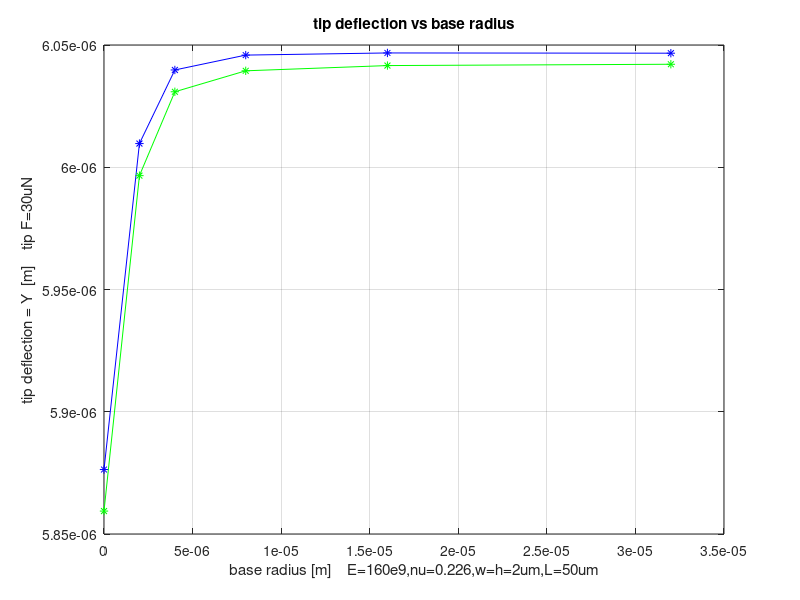
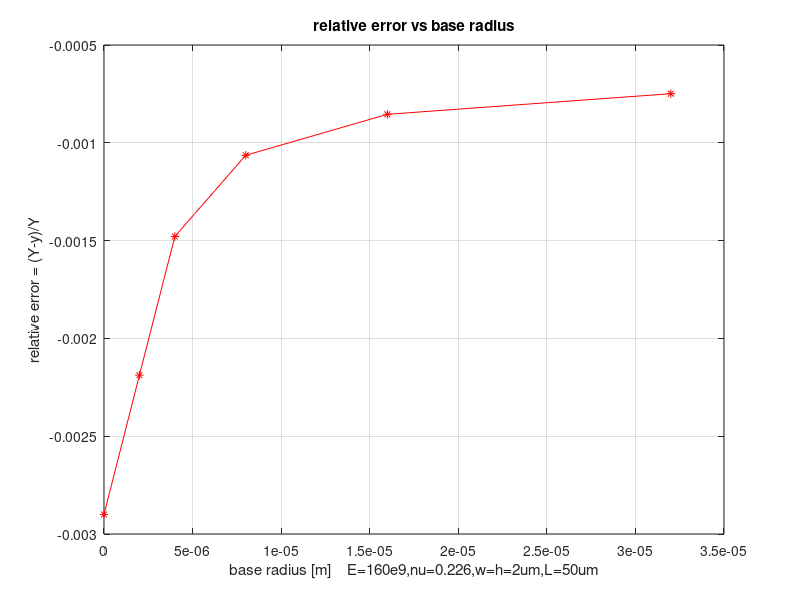
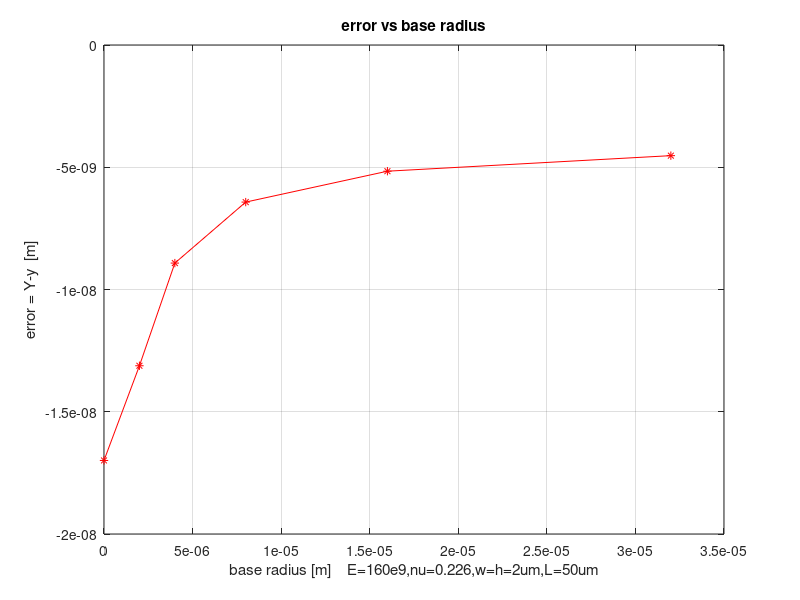
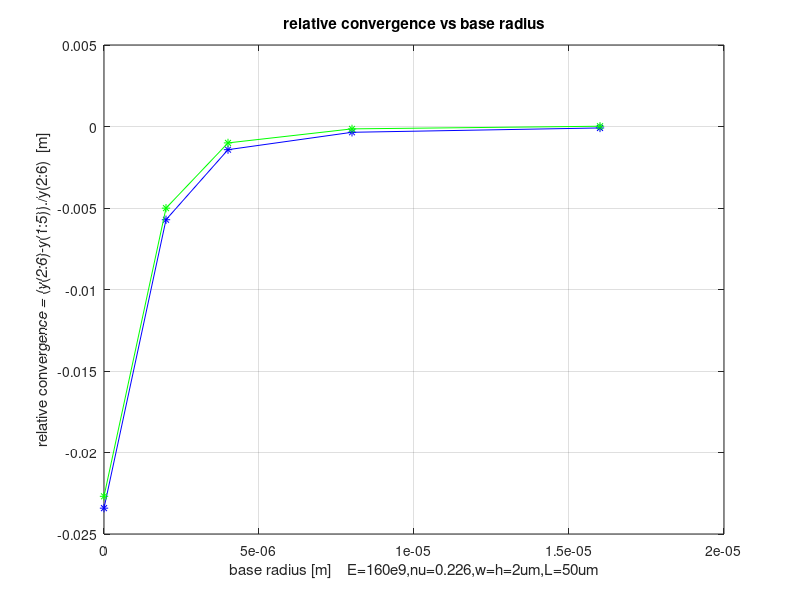

Here is the MATLAB script that generated these plots, in order:
clear all;
E=160e9;
nu=0.226;
G=E/(2*(1+nu));
L=50e-6;
h=2e-6;
w=2e-6;
I=w^3*h/12;
L3EI3=L^3/(3*E*I);
F=30e-6; 

%rect
i=0;
i=i+1;
y1(i)=6.04665e-6; r1(i)=32e-6;
i=i+1;
y1(i)=6.04675e-6; r1(i)=16e-6;
i=i+1;
y1(i)=6.04587e-6; r1(i)=8e-6;
i=i+1;
y1(i)=6.03979e-6; r1(i)=4e-6;
i=i+1;
y1(i)=6.00969e-6; r1(i)=2e-6;

%with 1 fixed boundary
%i=i+1;
%y1(i)=6.19987e-6; r1(i)=1e-6; 
Dy50=30e-6*(50e-6)^3 / (3*E*I) * 1.0029
i=i+1;
r1(i)=0e-6;
y1(i)=Dy50;

%circ
i=0;
i=i+1;
y2(i)=5.99650e-6; r2(i)=1e-6;
i=i+1;
y2(i)=6.03397e-6; r2(i)=2e-6;
i=i+1;
y2(i)=6.06054e-6; r2(i)=4e-6;
i=i+1;
y2(i)=6.07040e-6; r2(i)=8e-6;
i=i+1;
y2(i)=6.10109e-6; r2(i)=16e-6;
%half circle
%y2(i)=6.24526e-6; r(i)=10e-6; 

%plot(r2,y2,'-*r');
grid on;

%--------------------------------------------------------------------

E=160e9;
nu=0.226;
G=E/(2*(1+nu));
L=50e-6;
h=2e-6;
w=2e-6;
I=w^3*h/12;
L3EI3=L^3/(3*E*I);
F=30e-6; 
T=L*F; 
d=2e-6;


T=T*2*2;

i=0;
i=i+1;
r(i)=32e-6;
D=r(i)*2;
phi=T*((1/d^2 - 1/D^2)/(pi*h*G)); 
Y(i)=F*L3EI3+L*sin(phi);

i=i+1;
r(i)=16e-6;
D=r(i)*2;
phi=T*((1/d^2 - 1/D^2)/(pi*h*G)); 
Y(i)=F*L3EI3+L*sin(phi);

i=i+1;
r(i)=8e-6;
D=r(i)*2;
phi=T*((1/d^2 - 1/D^2)/(pi*h*G)); 
Y(i)=F*L3EI3+L*sin(phi);

i=i+1;
r(i)=4e-6;
D=r(i)*2;
phi=T*((1/d^2 - 1/D^2)/(pi*h*G)); 
Y(i)=F*L3EI3+L*sin(phi);

i=i+1;
r(i)=2e-6;
D=r(i)*2;
phi=T*((1/d^2 - 1/D^2)/(pi*h*G)); 
Y(i)=F*L3EI3+L*sin(phi);

i=i+1;
r(i)=1e-6;
D=r(i)*2;
phi=T*((1/d^2 - 1/D^2)/(pi*h*G))

r(i)=0;
Y(i)=F*L3EI3+L*sin(phi)

%i=i+1;
%r(i)=0e-6;
%D=r(i)*2;
%phi=T*((1/d^2 - 1/D^2)/(pi*h*G)); 
%Y(i)=F*(51e-6)^3 / (3*E*I) +L*sin(phi);

figure(1); clf;
plot(r1,y1,'-*b');
hold on;
plot(r,Y,'-*g');
grid on;
title('tip deflection vs base radius');
xlabel('base radius [m]    E=160e9,nu=0.226,w=h=2um,L=50um');
ylabel('tip deflection = Y  [m]    tip F=30uN');

figure(2);clf;
plot(r,(Y-y1)./Y,'-r*');
grid on;
title('relative error vs base radius');
xlabel('base radius [m]    E=160e9,nu=0.226,w=h=2um,L=50um');
ylabel('relative error = (Y-y)/Y');

figure(3);clf;
plot(r,(Y-y1),'-r*');
grid on;
title('error vs base radius');
xlabel('base radius [m]    E=160e9,nu=0.226,w=h=2um,L=50um');
ylabel('error = Y-y  [m]');

figure(4);clf;
plot(r(2:6),(Y(2:6)-Y(1:5))./Y(2:6),'-b*');
grid on; hold on;
plot(r(2:6),(y1(2:6)-y1(1:5))./y1(2:6),'-g*');
grid on;
title('relative convergence vs base radius');
xlabel('base radius [m]    E=160e9,nu=0.226,w=h=2um,L=50um');
ylabel('relative convergence = (y(2:6)-y(1:5))./y(2:6)  [m]');
